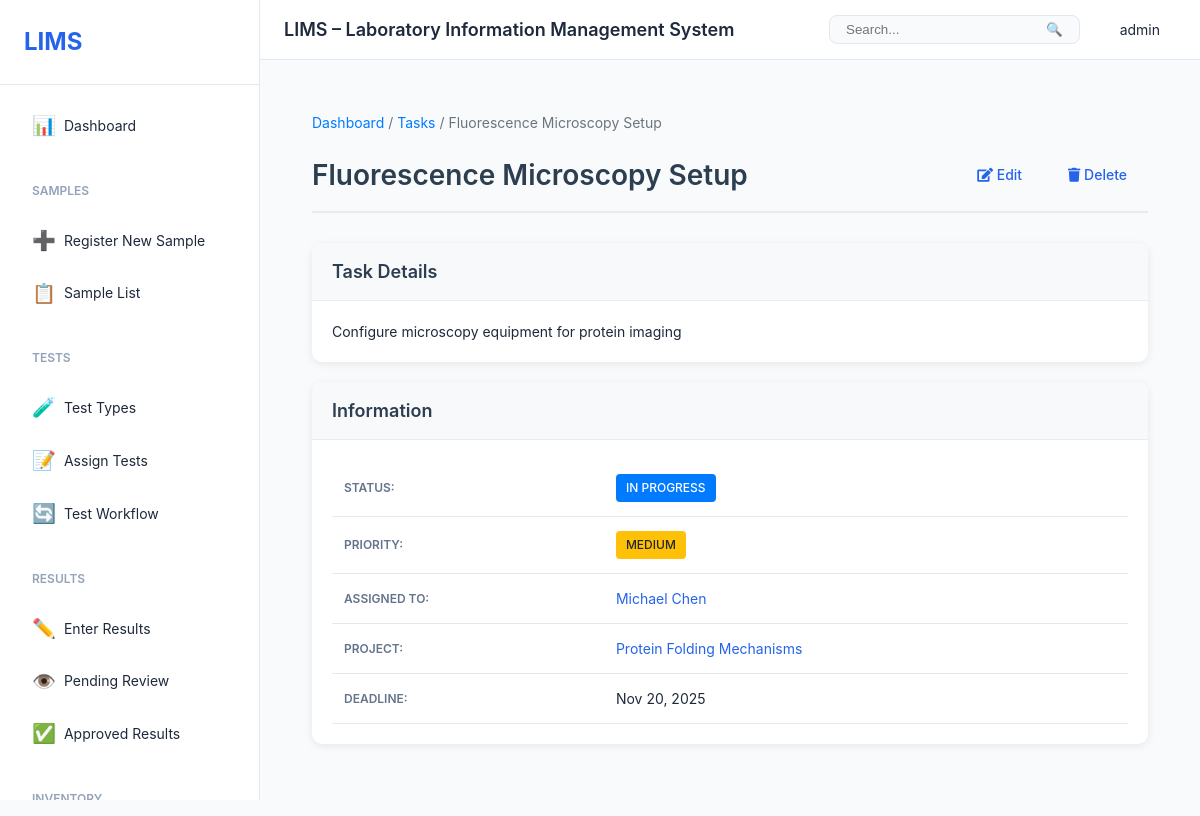
/labs/tasks/7/ (signed in), run on the app's committed database.
### users/models.py (models this page shows, shortened)
class User(AbstractUser):
    role = models.ForeignKey(Role, on_delete=models.SET_NULL, null=True, blank=True)
    phone = models.CharField(max_length=20, blank=True)
    department = models.CharField(max_length=100, blank=True)
    employee_id = models.CharField(max_length=50, blank=True, unique=True)
    is_active = models.BooleanField(default=True)
    created_at = models.DateTimeField(auto_now_add=True)
    updated_at = models.DateTimeField(auto_now=True)
    class Meta:
        db_table = 'users'
        ordering = ['username']

### labs/models.py (models this page shows, shortened)
class Task(models.Model):
    STATUS_CHOICES = [
        ('todo', 'To Do'),
        ('in_progress', 'In Progress'),
        ('done', 'Done'),
    ]
    PRIORITY_CHOICES = [
        ('low', 'Low'),
        ('medium', 'Medium'),
        ('high', 'High'),
        ('urgent', 'Urgent'),
    ]
    title = models.CharField(max_length=200)
    description = models.TextField(blank=True)
    lab = models.ForeignKey(
        Lab,
        on_delete=models.CASCADE,
        related_name='tasks',
        null=True,
        blank=True
    )
    project = models.ForeignKey(
        ResearchProject,
        on_delete=models.CASCADE,
        related_name='tasks',
        null=True,
        blank=True
    )
    assigned_to = models.ForeignKey(
        Person,
        on_delete=models.SET_NULL,
        null=True,
        blank=True,
        related_name='assigned_tasks'
    )
    created_by = models.ForeignKey(
        Person,
        on_delete=models.SET_NULL,
        null=True,
        blank=True,
        related_name='created_tasks'
    )
    status = models.CharField(max_length=20, choices=STATUS_CHOICES, default='todo')
    priority = models.CharField(max_length=20, choices=PRIORITY_CHOICES, default='medium')
    deadline = models.DateField(null=True, blank=True)
    completed_date = models.DateField(null=True, blank=True)
    created_at = models.DateTimeField(auto_now_add=True)
    updated_at = models.DateTimeField(auto_now=True)
    class Meta:
        ordering = ['-priority', 'deadline', '-created_at']
    @property
    def is_overdue(self):
        if self.deadline and self.status != 'done':
            from datetime import date
            return date.today() > self.deadline
        return False

class Person(models.Model):
    ROLE_CHOICES = [
        ('lab_manager', 'Lab Manager'),
        ('researcher', 'Researcher'),
        ('assistant', 'Assistant'),
        ('student', 'Student'),
    ]
    user = models.OneToOneField(settings.AUTH_USER_MODEL, on_delete=models.CASCADE, null=True, blank=True)
    first_name = models.CharField(max_length=100)
    last_name = models.CharField(max_length=100)
    email = models.EmailField(unique=True, validators=[EmailValidator()])
    phone = models.CharField(max_length=20, blank=True)
    position = models.CharField(max_length=100, blank=True)
    role = models.CharField(max_length=20, choices=ROLE_CHOICES, default='researcher')
    orcid = models.CharField(max_length=50, blank=True, help_text="ORCID identifier")
    skills = models.TextField(blank=True, help_text="Comma-separated skills")
    lab = models.ForeignKey(
        Lab,
        on_delete=models.SET_NULL,
        null=True,
        blank=True,
        related_name='members'
    )
    is_active = models.BooleanField(default=True)
    joined_date = models.DateField(null=True, blank=True)
    photo = models.ImageField(upload_to='person_photos/', blank=True, null=True)
    created_at = models.DateTimeField(auto_now_add=True)
    updated_at = models.DateTimeField(auto_now=True)
    class Meta:
        ordering = ['last_name', 'first_name']
        verbose_name = 'Person'
        verbose_name_plural = 'People'
    @property
    def full_name(self):
        return f"{self.first_name} {self.last_name}"

class ResearchProject(models.Model):
    STATUS_CHOICES = [
        ('active', 'Active'),
        ('completed', 'Completed'),
        ('on_hold', 'On Hold'),
    ]
    PRIORITY_CHOICES = [
        ('low', 'Low'),
        ('medium', 'Medium'),
        ('high', 'High'),
    ]
    lab = models.ForeignKey(Lab, on_delete=models.CASCADE, related_name='projects')
    title = models.CharField(max_length=300)
    summary = models.TextField(blank=True)
    principal_investigator = models.ForeignKey(
        Person,
        on_delete=models.SET_NULL,
        null=True,
        related_name='projects_led'
    )
    team_members = models.ManyToManyField(Person, related_name='projects', blank=True)
    start_date = models.DateField(null=True, blank=True)
    end_date = models.DateField(null=True, blank=True)
    status = models.CharField(max_length=20, choices=STATUS_CHOICES, default='active')
    priority = models.CharField(max_length=20, choices=PRIORITY_CHOICES, default='medium')
    funding_source = models.CharField(max_length=200, blank=True)
    budget = models.DecimalField(max_digits=12, decimal_places=2, null=True, blank=True)
    notes = models.TextField(blank=True)
    created_at = models.DateTimeField(auto_now_add=True)
    updated_at = models.DateTimeField(auto_now=True)
    class Meta:
        ordering = ['-start_date', 'title']
        verbose_name = 'Research Project'
        verbose_name_plural = 'Research Projects'

### labs/views.py (the view)
# urls.py: path('tasks/<int:pk>/', views.task_detail, name='task_detail'),
@login_required
def task_detail(request, pk):
    task = get_object_or_404(Task, pk=pk)
    return render(request, 'labs/task_detail.html', {'task': task})

### templates/labs/task_detail.html (shortened to what this page needs)
{% extends "base.html" %}
{% block content %}
<div class="labs-container">
    <div class="breadcrumb-nav">
        <a href="{% url 'labs:dashboard' %}">Dashboard</a> /
        <a href="{% url 'labs:task_list' %}">Tasks</a> /
        <span>{{ task.title }}</span>
    </div>
    <div class="page-header">
        <h1>{{ task.title }}</h1>
        <div class="btn-group">
            <a href="{% url 'labs:task_update' task.pk %}" class="btn btn-outline-primary">
                <i class="fas fa-edit"></i> Edit
            </a>
            <a href="{% url 'labs:task_delete' task.pk %}" class="btn btn-outline-danger">
                <i class="fas fa-trash"></i> Delete
            </a>
        </div>
    </div>
    <div class="row">
        <div class="col-md-8">
            <div class="card">
                <div class="card-header">
                    <h5>Task Details</h5>
                </div>
                <div class="card-body">
                    {% if task.description %}
                        <p>{{ task.description|linebreaks }}</p>
                    {% else %}
                        <p class="text-muted">No description provided</p>
                    {% endif %}
                </div>
            </div>
        </div>
        <div class="col-md-4">
            <div class="card">
                <div class="card-header">
                    <h5>Information</h5>
                </div>
                <div class="card-body">
                    <table class="table table-sm table-borderless">
                        <tr>
                            <th>Status:</th>
                            <td><span class="badge badge-{{ task.status }}">{{ task.get_status_display }}</span></td>
                        </tr>
                        <tr>
                            <th>Priority:</th>
                            <td><span class="badge badge-{{ task.priority }}">{{ task.get_priority_display }}</span></td>
                        </tr>
                        <tr>
                            <th>Assigned To:</th>
                            <td>
                                {% if task.assigned_to %}
                                    <a href="{% url 'labs:person_detail' task.assigned_to.pk %}">{{ task.assigned_to.full_name }}</a>
                                {% else %}
                                    Unassigned
                                {% endif %}
                            </td>
                        </tr>
                        {% if task.project %}
                            <tr>
                                <th>Project:</th>
                                <td><a href="{% url 'labs:project_detail' task.project.pk %}">{{ task.project.title }}</a></td>
                            </tr>
                        {% endif %}
                        <tr>
                            <th>Deadline:</th>
                            <td>
                                {{ task.deadline|date:"M d, Y"|default:"—" }}
                            </td>
                        </tr>
                    </table>
                </div>
            </div>
        </div>
    </div>
</div>
{% endblock %}

### templates/base.html (shortened to what this page needs)
{% load static %}
<!DOCTYPE html>
<html lang="en">
<head>
    <link rel="stylesheet" href="{% static 'css/style.css' %}">
    <link rel="stylesheet" href="{% static 'css/labs.css' %}">
    <link rel="stylesheet" href="https://cdnjs.cloudflare.com/ajax/libs/font-awesome/5.15.4/css/all.min.css">
</head>
<body>
    <div class="layout">
        <aside class="sidebar" id="sidebar">
            <div class="sidebar-header">
                <h2>LIMS</h2>
            </div>
            <nav class="sidebar-nav">
                <a href="{% url 'dashboard:dashboard' %}" class="nav-item {% if request.resolver_match.url_name == 'dashboard' %}active{% endif %}">
                    <span class="icon">📊</span>
                    <span>Dashboard</span>
                </a>
                <div class="nav-group">
                    <div class="nav-group-title">Samples</div>
                    <a href="{% url 'samples:sample_create' %}" class="nav-item">
                        <span class="icon">➕</span>
                        <span>Register New Sample</span>
                    </a>
                    <a href="{% url 'samples:sample_list' %}" class="nav-item">
                        <span class="icon">📋</span>
                        <span>Sample List</span>
                    </a>
                </div>
                <div class="nav-group">
                    <div class="nav-group-title">Tests</div>
                    <a href="{% url 'tests:test_type_list' %}" class="nav-item">
                        <span class="icon">🧪</span>
                        <span>Test Types</span>
                    </a>
                    <a href="{% url 'tests:assign_test' %}" class="nav-item">
                        <span class="icon">📝</span>
                        <span>Assign Tests</span>
                    </a>
                    <a href="{% url 'tests:test_workflow' %}" class="nav-item">
                        <span class="icon">🔄</span>
                        <span>Test Workflow</span>
                    </a>
                </div>
                <div class="nav-group">
                    <div class="nav-group-title">Results</div>
                    <a href="{% url 'results:result_list' %}" class="nav-item">
                        <span class="icon">✏️</span>
                        <span>Enter Results</span>
                    </a>
                    <a href="{% url 'results:review_results' %}" class="nav-item">
                        <span class="icon">👁️</span>
                        <span>Pending Review</span>
                    </a>
                    <a href="{% url 'results:approved_results' %}" class="nav-item">
                        <span class="icon">✅</span>
                        <span>Approved Results</span>
                    </a>
                </div>
                <div class="nav-group">
                    <div class="nav-group-title">Inventory</div>
                </div>
            </nav>
        </aside>
        <div class="main-content">
            <header class="top-header">
                <div class="header-left">
                    <h1>LIMS – Laboratory Information Management System</h1>
                </div>
                <div class="header-right">
                    <div class="search-box">
                        <input type="text" placeholder="Search..." id="globalSearch">
                        <button>🔍</button>
                    </div>
                    <div class="user-menu">
                        <span>{{ user.get_full_name|default:user.username }}</span>
                    </div>
                </div>
            </header>
            <div class="page-content">
                {% block content %}{% endblock %}
            </div>
        </div>
    </div>
</body>
</html>

### data on the page
User: get_full_name "admin"
Task: title "Fluorescence Microscopy Setup", description "Configure microscopy equipment for protein imaging", status "IN PROGRESS", priority "MEDIUM", assigned_to.full_name "Michael Chen", project "Protein Folding Mechanisms", deadline "Nov 20, 2025"
